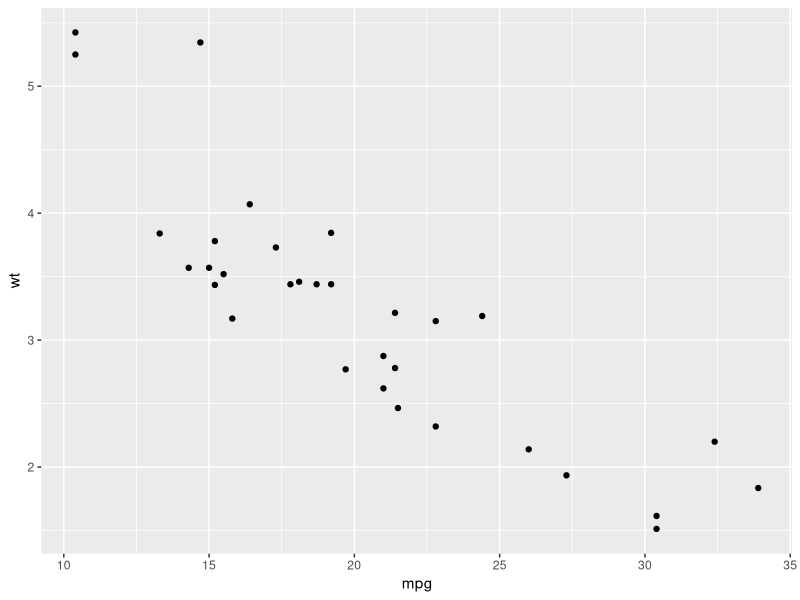
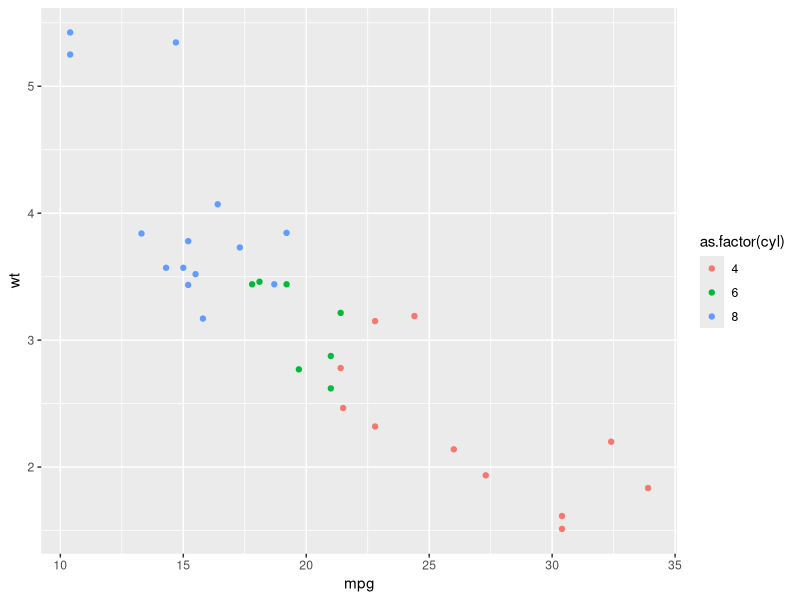
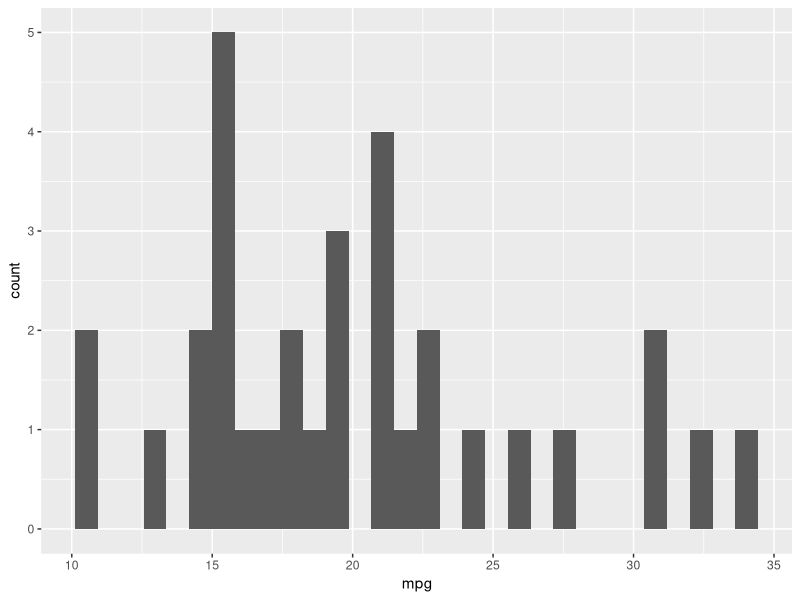

Generate these figures, in order, with R:
## ---- chunk 1
library(tidyverse)
library(ggplot2)
data(mtcars)
## ---- chunk 2

g <- ggplot(data=mtcars) +geom_point(aes(x=mpg,y=wt))
print(g)
## ---- chunk 3

g <- ggplot(data=mtcars) +geom_point(aes(x=mpg,y=wt, color=as.factor(cyl)))
print(g)
## ---- chunk 4
g <- ggplot(data=mtcars) +geom_histogram(aes(x=mpg))
print(g)
